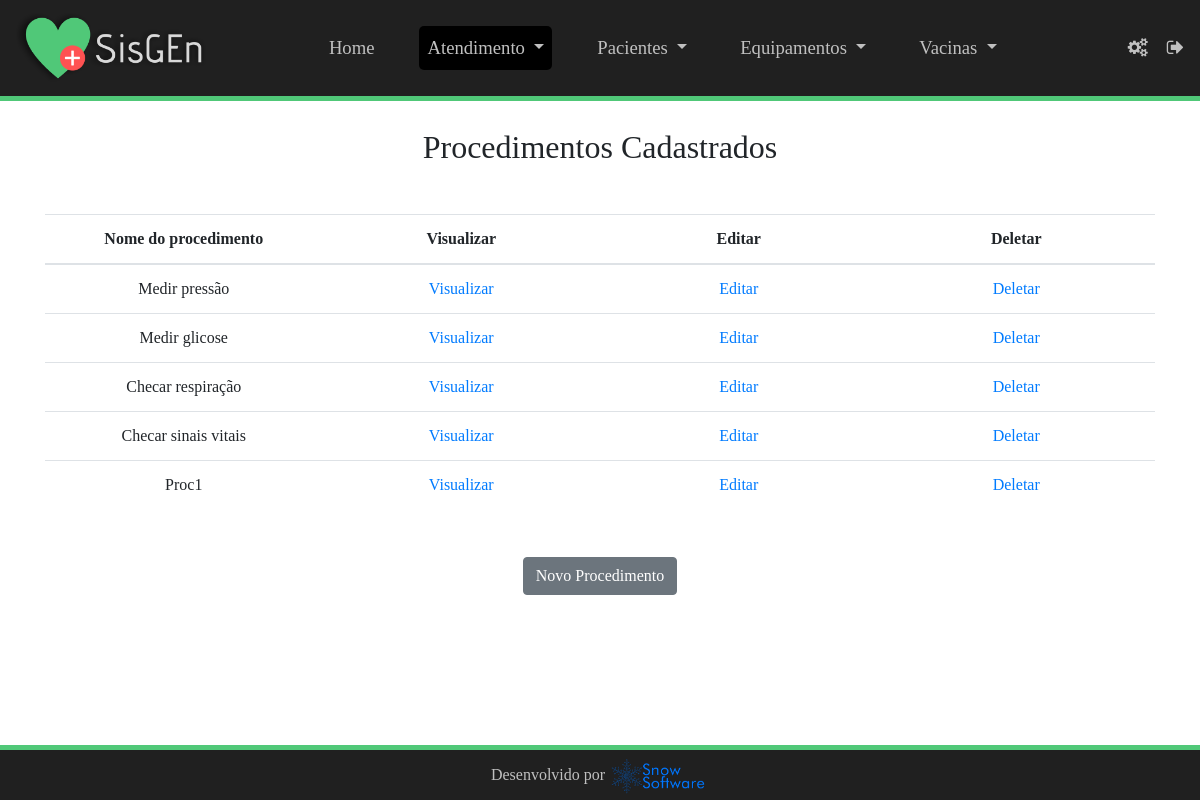
The app's page /procedimentos (signed in) with its own data.
### sisgen/models.py (models this page shows, shortened)
class Procedimento(models.Model):
    nomeProcedimento = models.CharField(max_length=20, verbose_name='Nome do Procedimento:')

### sisgen/views.py (the view)
# urls.py: path('procedimentos', views.ProcedimentoList.as_view(), name='procedimento_list'),
class ProcedimentoList(ListView):
    model = Procedimento

### sisgen/templates/sisgen/procedimento_list.html (shortened to what this page needs)
<!DOCTYPE html>
<html lang="pt-br">
{% load static %}
{% load crispy_forms_tags %}
  <head>
    <link rel="stylesheet" href="https://stackpath.bootstrapcdn.com/font-awesome/4.7.0/css/font-awesome.min.css">
    <link rel="stylesheet" href="https://stackpath.bootstrapcdn.com/bootstrap/4.3.1/css/bootstrap.min.css">
    <link rel="stylesheet" type="text/css" href="{% static 'sisgen/css/estilo.css' %}">
    <link rel="stylesheet" type="text/css" href="{% static 'sisgen/css/estilo_registros1.css' %}">
  </head>
  <body>
    {% if user.is_authenticated %}
      <nav class="navbar navbar-expand-lg sticky-top" id="divmenu">
        <a class="navbar-brand" href="#" id="logo"><img src="{% static 'sisgen/img/logosisgen.png' %}"/></a>
        <div class="collapse navbar-collapse" id="collapsibleNavbar">
          <ul class="navbar-nav" id="menu" style="margin: auto!important">
            <li class="nav-item px-3">
              <a class="nav-link" href="{% url "index"%}">Home</a>
            </li>
            <li class="nav-item dropdown px-3">
              <a class="nav-link dropdown-toggle active" href="atendimento1.html" id="navbarDropdown" role="button" data-toggle="dropdown" aria-haspopup="true" aria-expanded="false">
                Atendimento
              </a>
            </li>
            <li class="nav-item dropdown px-3">
              <a class="nav-link dropdown-toggle" href="paciente1.html" id="navbarDropdown" role="button" data-toggle="dropdown" aria-haspopup="true" aria-expanded="false">
                Pacientes
              </a>
            </li>
            <li class="nav-item dropdown px-3">
              <a class="nav-link dropdown-toggle" href="equipamento1.html" id="navbarDropdown" role="button" data-toggle="dropdown" aria-haspopup="true" aria-expanded="false">
                Equipamentos
              </a>
            </li>
            <li class="nav-item dropdown px-3">
              <a class="nav-link dropdown-toggle" href="vacina1.html" id="navbarDropdown" role="button" data-toggle="dropdown" aria-haspopup="true" aria-expanded="false">
                Vacinas
              </a>
            </li>
          </ul>
          <a href="{% url 'alterar-senha'%}" id="login" data-toggle="tooltip" data-placement="bottom" title="Alterar Senha"><span class="fa fa-cogs mx-1"></span></a>
          <a href="{% url 'logout'%}" id="login" data-toggle="tooltip" data-placement="bottom" title="Logout"><span class="fa fa-sign-out mx-1w"></span></a>
        </div>
      </nav>
      <div style="width: 100%; height: 5px; background-color: #50c878; position: fixed; z-index: 1;"></div>
      <div class="container text-center mt-2 mb-5"><br/>
          <h2>Procedimentos Cadastrados</h2>
          <table class="table table-lg my-5" style="width: 100%; table-layout:fixed">
          <thead>
            <tr>
              <th>Nome do procedimento</th><th>Visualizar</th><th>Editar</th><th>Deletar</th>
            </tr>
          </thead>
           <tbody>
            {% for procedimento in object_list %}
            <tr>
              <td>{{ procedimento.nomeProcedimento }}</td>
              <td><a href="{% url "procedimento_view" procedimento.id %}">Visualizar</a></td>
              <td><a href="{% url "procedimento_edit" procedimento.id %}">Editar</a></td>
              <td><a href="{% url "procedimento_delete" procedimento.id %}">Deletar</a></td>
            </tr>
            {% endfor %}
          </tbody>
        </table>
        <a  href="{% url "procedimento_new"%}" class="btn btn-secondary mx-4" name="btnNova" id="btnNova">Novo Procedimento</a>
        <br/><br/>
      </div>
      <div style="width: 100%; height: 5px; background-color: #50c878; position: fixed; bottom: 50px;"></div>
      <footer class="footer fixed-bottom p-2">
        <div class="container-fluid text-center">
          <p>Desenvolvido por </p> <img src="{% static 'sisgen/img/logo.png' %}"/>
        </div>
      </footer>
    {% else %}
      <script type="text/javascript">
        window.location.href='{% url "login"%}';
      </script>
    {% endif %}
  </body>
  </body>
</html>

### sisgen/static/sisgen/css/estilo.css (style rules this page uses)
body { font-family: 'Gotham'; }
body nav#divmenu { background-color: #202020; }
body nav#divmenu div a#login { font-size: 14pt; color: #c0c0c0; position: relative; margin-left: 15px; text-decoration: none; }
body nav#divmenu a#logo img { width: 190px; }
body nav#divmenu div ul li { margin-right: 5px; font-size: 14pt; }
body nav#divmenu div ul#menu li a { color: #c0c0c0; border-radius: 5px; }
body nav#divmenu div ul#menu li a.active { background-color: black; }
footer { color: #c0c0c0; background-color: #202020; position: relative; height: 50px; width: 100%; }
footer div { font-size: 12pt; }
footer div p { display: inline-block; }
footer div img { width: 100px; }

### sisgen/static/sisgen/css/estilo_registros1.css (style rules this page uses)
body td { word-wrap:break-word; }

### records on screen
Procedimento: nomeProcedimento "Medir pressão"
Procedimento: nomeProcedimento "Medir glicose"
Procedimento: nomeProcedimento "Checar respiração"
Procedimento: nomeProcedimento "Checar sinais vitais"
Procedimento: nomeProcedimento "Proc1"
